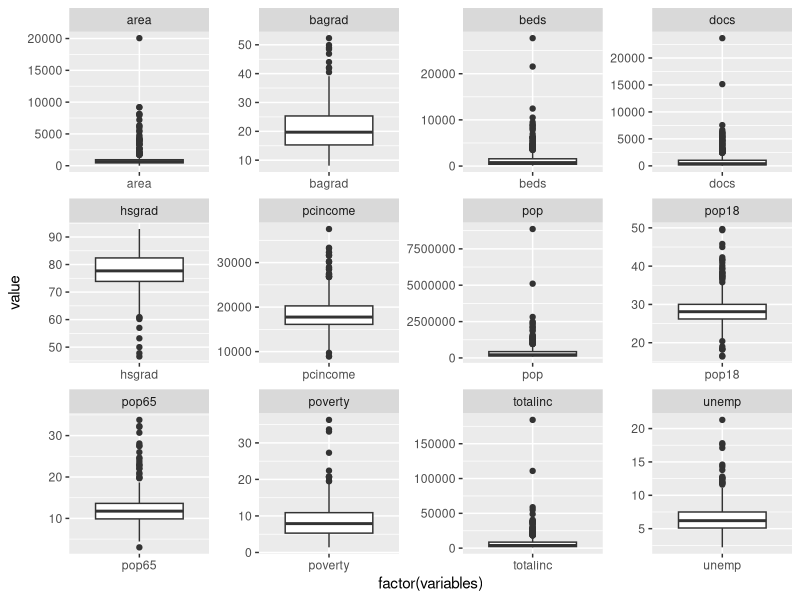
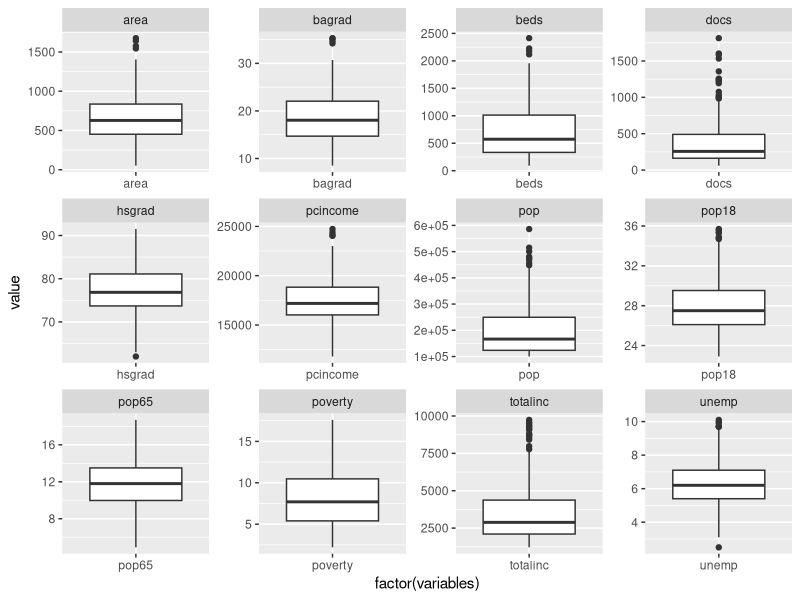
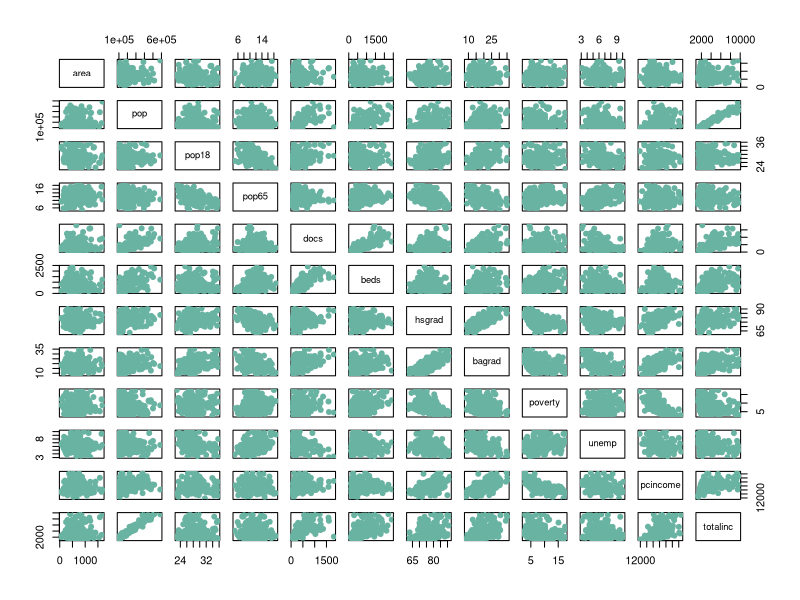
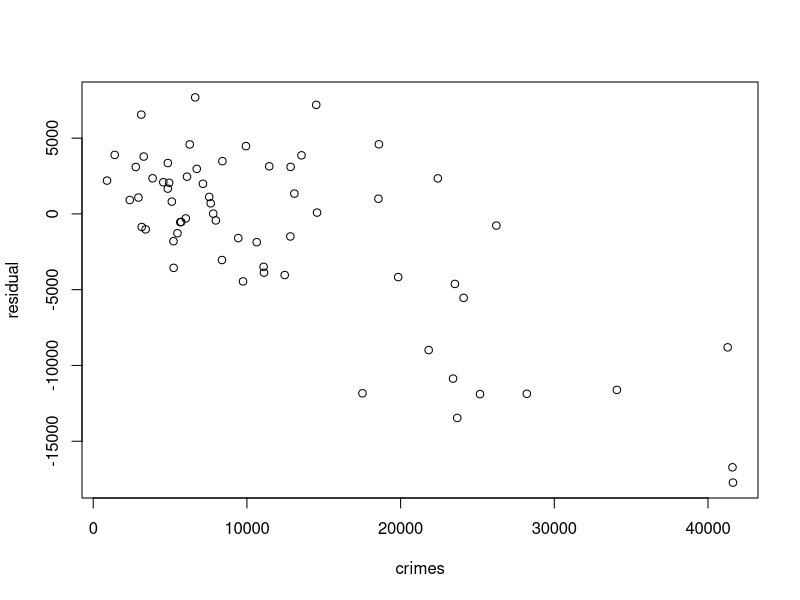

Recreate these plots in R, in order.
library(tidyverse)
library(data.table)
cid_dt = read_csv('cdi.csv')
cid_dt = cid_dt %>% mutate(region = factor(region))
cid_dt %>% select(-c(id,cty,state,crimes,region)) %>%
    pivot_longer(cols = everything(), names_to = "variables", values_to = "value") %>%
    ggplot(aes(factor(variables), value)) +geom_boxplot() + facet_wrap(~variables, scale="free")
x = "area"
cid_dt = as.data.table(cid_dt)
for (x in colnames(cid_dt %>% select(-c(id,cty,state,crimes,region)))){
  print(x)
  cid_dt = cid_dt[!(cid_dt[[x]] %in% boxplot.stats(cid_dt[[x]])$out)]
}
cid_dt = as_tibble(cid_dt)
cid_dt %>% select(-c(id,cty,state,crimes,region)) %>%
  pivot_longer(cols = everything(), names_to = "variables", values_to = "value") %>%
  ggplot(aes(factor(variables), value)) +geom_boxplot() + facet_wrap(~variables, scale="free")
set.seed(8130)
validation_dt = cid_dt %>% sample_frac(0.1)
tt_dt = cid_dt %>% filter(!(id %in% validation_dt$id))

tt_dt %>% select(-c(id,cty,state,crimes,region)) %>% as.data.frame %>% plot(pch=20 , cex=1.5 , col="#69b3a2")

set.seed(8130)
train_dt = tt_dt %>% sample_frac(0.7)
test_dt = tt_dt %>% filter(!(id %in% train_dt$id))

t_select = train_dt %>% select(-c(id,cty,state,pop,totalinc))
intercept_only <-  lm(crimes ~ 1, data = t_select)

#define model with all predictors
all <- lm(crimes ~ ., data = t_select)

#perform forward stepwise regression
forward <- step(intercept_only, direction='forward', scope=formula(all), trace=0)
forward$anova
forward$coefficients
test_dt$pred_crime = predict(all, test_dt)
test_dt$residual = test_dt$pred_crime -test_dt$crimes
test_dt %>% plot(residual ~ crimes, data =.)
mean(test_dt$residual^2)
car::vif(all)
